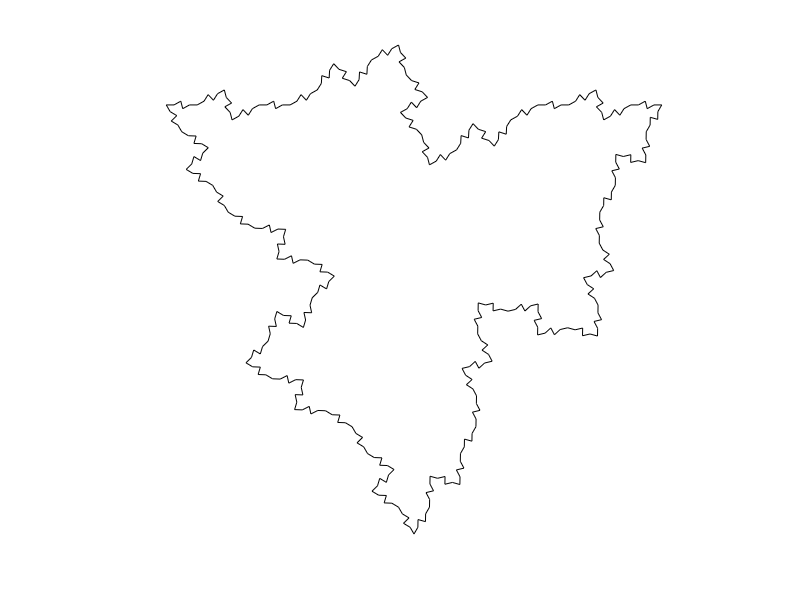

Source code (MATLAB): (Note: this script raises an error after producing the figure.)
function newflake

clc;
clear;

global x y

a=[0;0];
b=[1;0];

f=[b(1)*cos(-pi/3)-b(2)*sin(-pi/3)
   b(1)*sin(-pi/3)+b(2)*cos(-pi/3)];

n=3;

x=[];y=[];

koch(a,b,n);
koch(b,f,n);
koch(f,a,n);

h=fill(x,y,'w');
axis equal
axis off
set(gcf,'color','w')
set(gcf,'doubleBuffer','on')
figure(gcf)


function koch(w,v,n)

global x y

if n==0
    %     plot([a(1) b(1)],[a(2) b(2)])
    x=[x w(1) v(1)];
    y=[y w(2) v(2)];
else
    c=w+(v-w)/4;
    d=w+3*(v-w)/4;
    e=[(.5*(d(1)-c(1)))*cos(.505)-(.5*(d(2)-c(2)))*sin(.505)+c(1)
        (.5*(d(1)-c(1)))*sin(.505)+(.5*(d(2)-c(2)))*cos(.505)+c(2)];
    f=[d(1)-(.5*(d(1)-c(1))*cos(.505)-.5*(d(2)-c(2))*sin(.505))
        d(2)-(.5*(d(1)-c(1))*sin(.505)+.5*(d(2)-c(2))*cos(.505))];
    koch(w,c,n-1)
    koch(c,e,n-1)
    koch(e,f,n-1)
    koch(f,d,n-1)
    koch(d,v,n-1)
end
